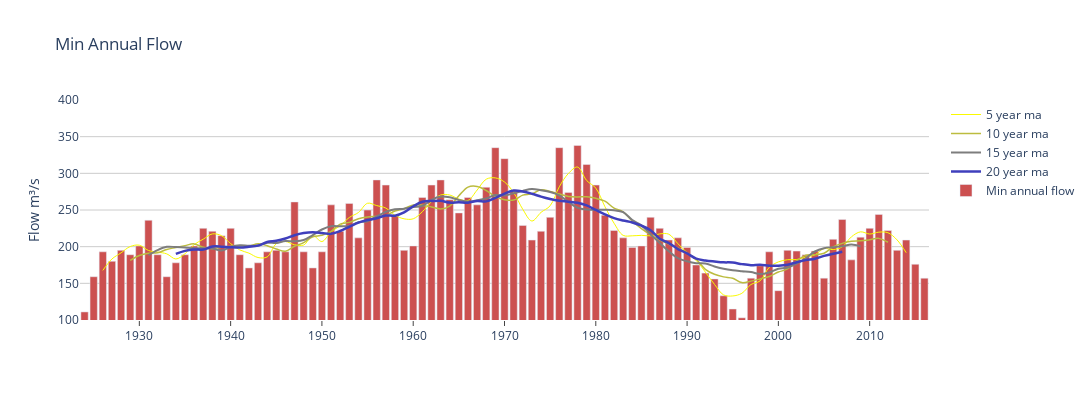

Notebook cell for this chart:
### Code cell
windows=[w for w in range(5,25,5)]
cols=['rgba('+ str((1-a)*250) +','+ str((1-a)*250) +','+ str((a)*250) +',1)' for a in np.linspace(0, 1, 5)]

fig = go.Figure(
    data=[
        go.Scatter(
            x=yearly.index, y=yearly['Flow_min'].rolling(windows[i],center=True).mean(), 
            name=str(windows[i]) + ' year ma',
            line_shape='spline',line = dict(color=cols[i], width=(i+2)/2)
        ) for i in range(0,4) ])

fig.add_trace(go.Bar(x=yearly.index, y=yearly['Flow_min'],name='Min annual flow',marker_color='rgb(204, 80, 80)'))#,line_shape='spline',line = dict(color='rgba(50,50,50,0.2)', width=2)))

fig.update_layout(
    title_text='Min Annual Flow',
    plot_bgcolor='white',
    xaxis=dict(showline=False,showgrid=False,showticklabels=True,ticks='outside'),
    yaxis=dict(title_text='Flow m\u00B3/s',range=(100,400),separatethousands=True,gridcolor='rgb(204, 204, 204)'),
    width=1200, height=400, autosize=False,
)
fig.show(renderer=bookRenderer)
